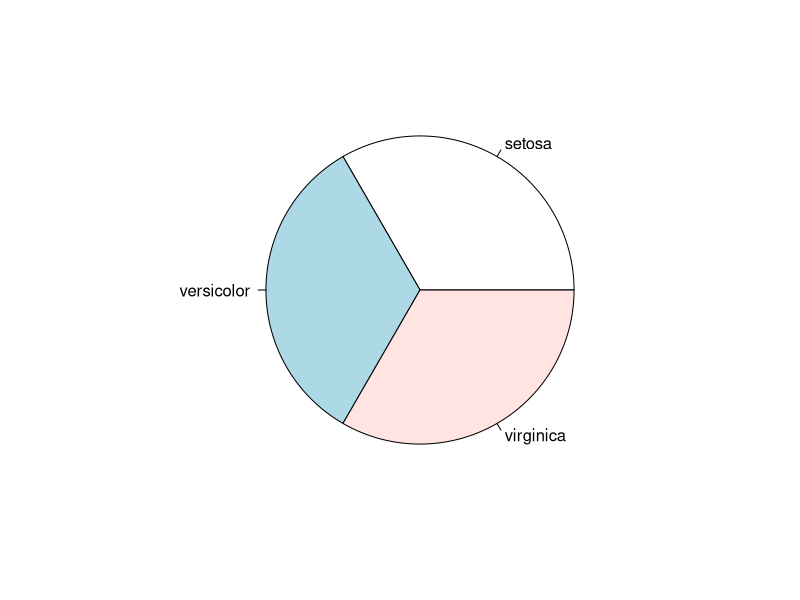

Generate this figure with R: (Note: this script raises an error after producing the figure.)
setwd("D:\\RWDir")
dim(iris)
names(iris)
str(iris)
table(iris$Species)
pie(table(iris$Species))
iris_ctree<-ctree(Species~Sepal.Length+Sepal.Width+Petal.Length+Petal.Width,data=iris)
print(iris_ctree)
plot(iris_ctree)

library(e1071)
library(rpart)
data(Glass,package = "mlbench")
index<-1:nrow(Glass)
testindex<-sample(index,trunc(length(index)/3))
testset<-Glass[testindex,]
trainset<-Glass[-testindex,]
svm.model<-svm(Type~.,data=trainset,cost=100,gamma=1)
svm.pre<- predict(svm.model,testset[,-10])
rpart.model<-rpart(Type~.,data=trainset)

rpart.pre<-predict(rpart.model,testset[,-10],type="class")
table(pre=svm.pre,true=testset[,10])

summary(svm.pre)
